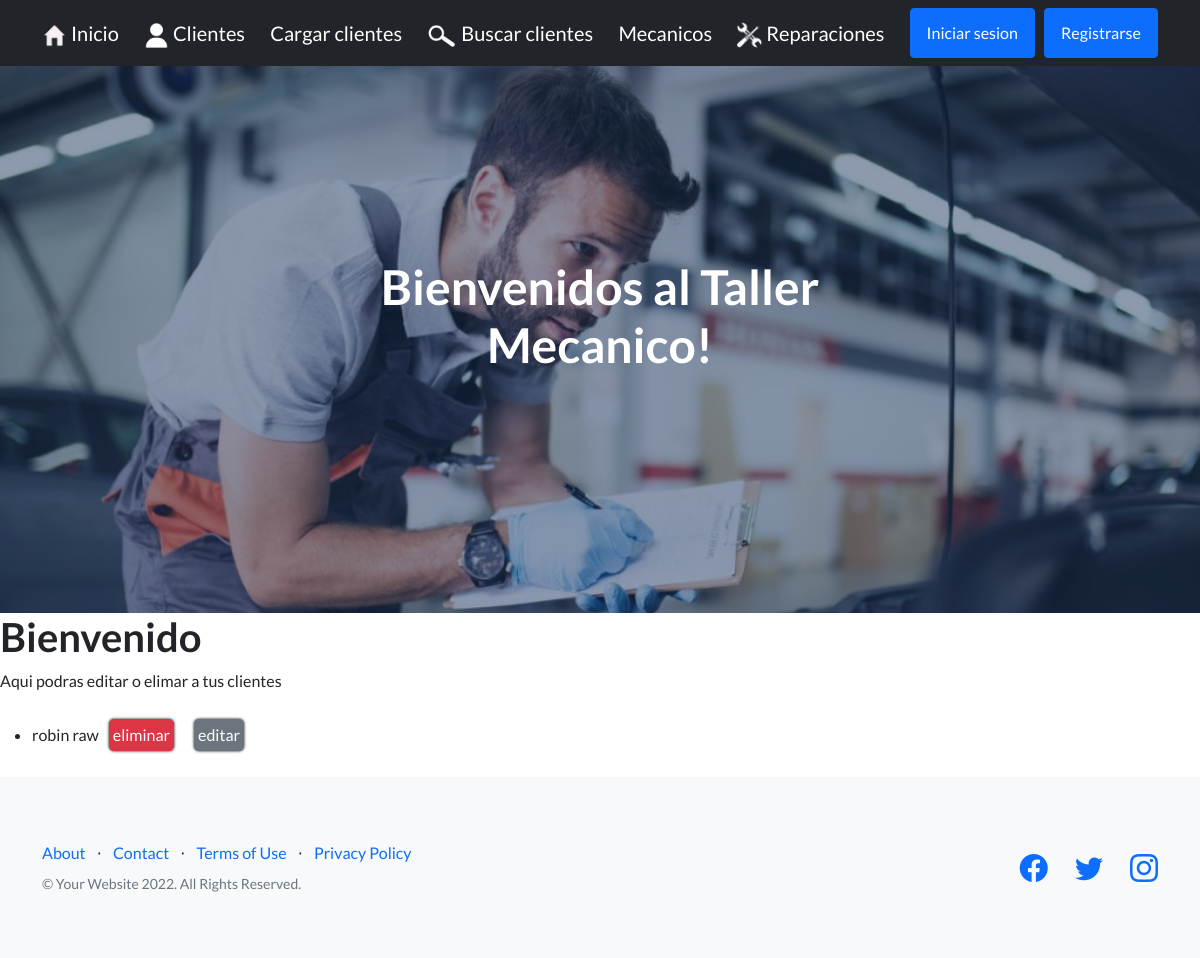
The app's page /EditaEliminaCliente/, older data.
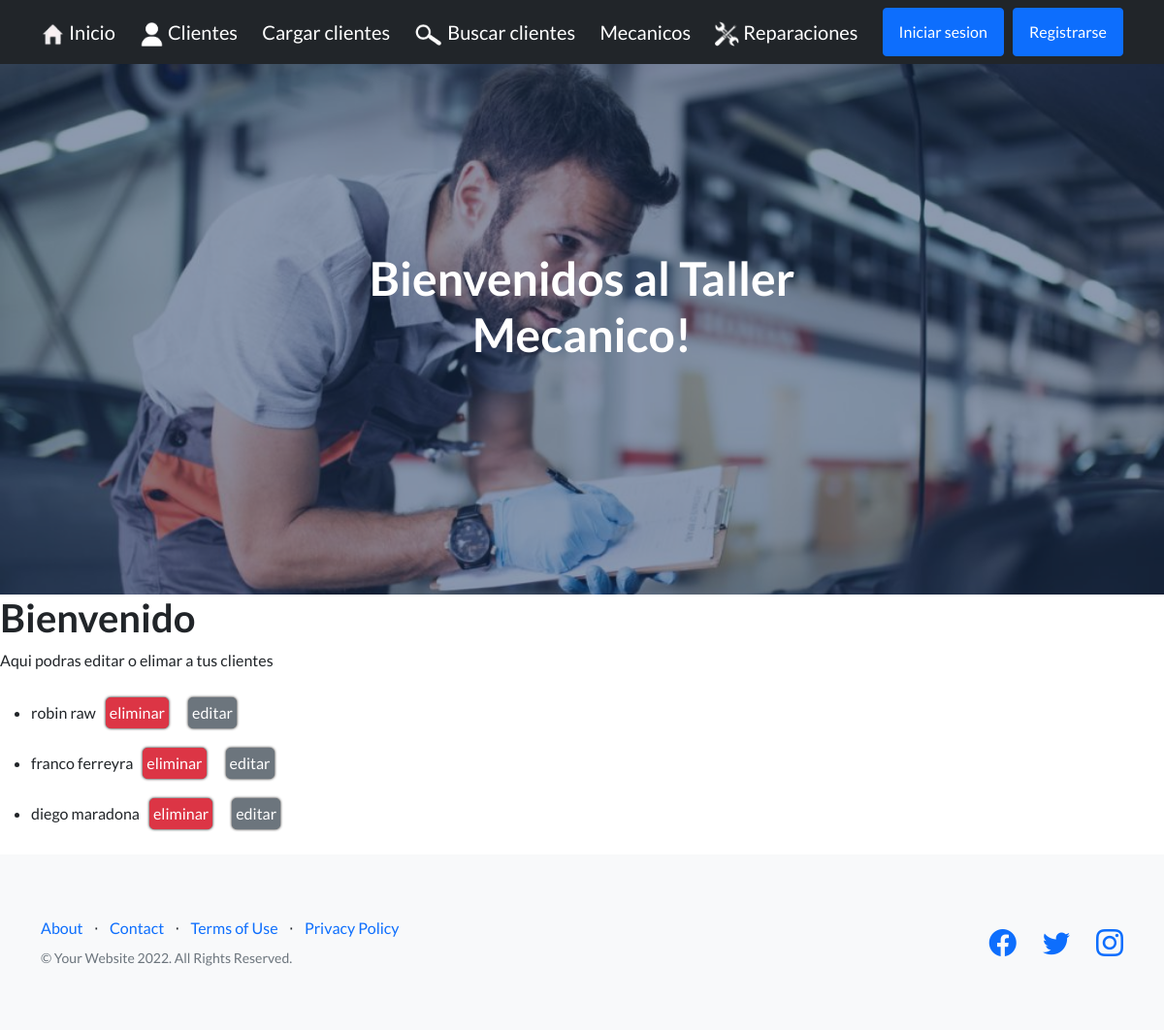
The same page, newer data.
### blog/models.py (models this page shows, shortened)
class cliente(models.Model):
    nombre = models.CharField(max_length=50)
    apellido = models.CharField(max_length=50)
    vehiculo = models.CharField(max_length=20)

### blog/views.py (the view)
# urls.py: path('EditaEliminaCliente/', EditaElimina, name ="EditaEliminaCliente" ),
def EditaElimina(request):
    lista = cliente.objects.all()
    return render(request, "EditarEliminarCliente.html", {"lista_clientes": lista})

### blog/templates/EditarEliminarCliente.html
{% extends 'padre.html' %}
{% block bloqueQueCambia %}
   <h1>Bienvenido </h1>
   <p>Aqui podras editar o elimar a tus clientes</p>
   <ul>
    {% for clientes in lista_clientes %}
        <div>
            <form action="{% url 'eliminaCliente' clientes.id %}"  class="forms" method="POST"> {% csrf_token %}
            <li>{{clientes.nombre}} {{clientes.apellido}} </li>
                <button type="submit" class="btn btn-danger" > eliminar</button>
                <button class='btn btn-secondary'><a href="{% url 'editarCliente' clientes.id %}">editar</a></button>
            </form>
        </div>
    {% endfor %}
</ul>
{% endblock bloqueQueCambia  %}

Row changes from the older to the newer data that the page shows:
added cliente: nombre "franco", apellido "ferreyra"
added cliente: nombre "diego", apellido "maradona"
